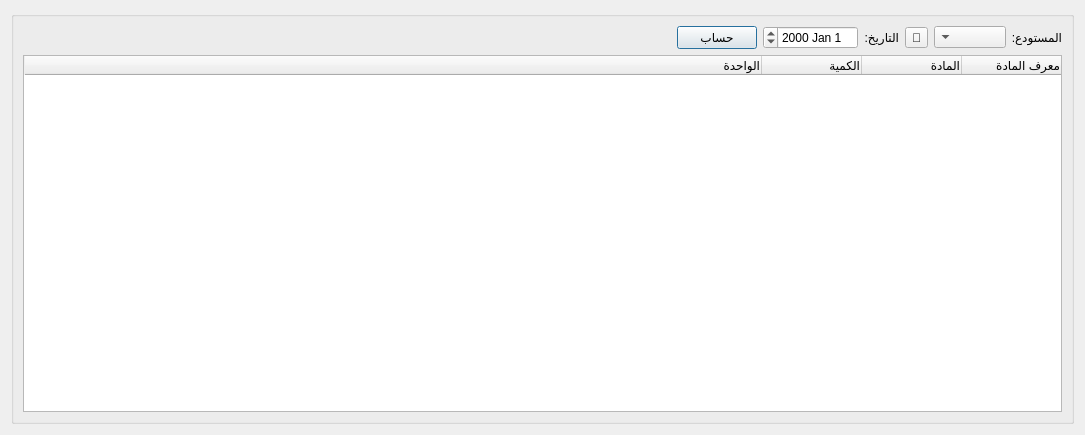
<?xml version="1.0" encoding="UTF-8"?>
<ui version="4.0">
 <class>InventoryReport</class>
 <widget class="QDialog" name="InventoryReport">
  <property name="windowModality">
   <enum>Qt::WindowModal</enum>
  </property>
  <property name="geometry">
   <rect>
    <x>0</x>
    <y>0</y>
    <width>1085</width>
    <height>435</height>
   </rect>
  </property>
  <property name="minimumSize">
   <size>
    <width>0</width>
    <height>400</height>
   </size>
  </property>
  <property name="windowTitle">
   <string>تقرير جرد</string>
  </property>
  <property name="layoutDirection">
   <enum>Qt::RightToLeft</enum>
  </property>
  <property name="modal">
   <bool>true</bool>
  </property>
  <layout class="QGridLayout" name="gridLayout_2">
   <item row="0" column="0">
    <widget class="QGroupBox" name="groupBox_3">
     <property name="maximumSize">
      <size>
       <width>16777215</width>
       <height>16777215</height>
      </size>
     </property>
     <property name="title">
      <string/>
     </property>
     <layout class="QGridLayout" name="gridLayout">
      <item row="0" column="0">
       <widget class="QLabel" name="label_3">
        <property name="maximumSize">
         <size>
          <width>50</width>
          <height>16777215</height>
         </size>
        </property>
        <property name="text">
         <string>المستودع:</string>
        </property>
       </widget>
      </item>
      <item row="0" column="5">
       <widget class="QPushButton" name="calculate_btn">
        <property name="maximumSize">
         <size>
          <width>100</width>
          <height>16777215</height>
         </size>
        </property>
        <property name="text">
         <string>حساب</string>
        </property>
       </widget>
      </item>
      <item row="0" column="3">
       <widget class="QLabel" name="label_5">
        <property name="maximumSize">
         <size>
          <width>60</width>
          <height>16777215</height>
         </size>
        </property>
        <property name="text">
         <string>التاريخ:</string>
        </property>
       </widget>
      </item>
      <item row="0" column="6">
       <spacer name="horizontalSpacer">
        <property name="orientation">
         <enum>Qt::Horizontal</enum>
        </property>
        <property name="sizeHint" stdset="0">
         <size>
          <width>40</width>
          <height>20</height>
         </size>
        </property>
       </spacer>
      </item>
      <item row="0" column="4">
       <widget class="QDateEdit" name="to_date_input"/>
      </item>
      <item row="0" column="2">
       <widget class="QToolButton" name="select_warehouse_btn">
        <property name="text">
         <string>🔎</string>
        </property>
       </widget>
      </item>
      <item row="1" column="0" colspan="7">
       <widget class="QTableWidget" name="results_table">
        <attribute name="horizontalHeaderStretchLastSection">
         <bool>true</bool>
        </attribute>
        <column>
         <property name="text">
          <string>معرف المادة</string>
         </property>
         <property name="textAlignment">
          <set>AlignTrailing|AlignVCenter</set>
         </property>
        </column>
        <column>
         <property name="text">
          <string>المادة</string>
         </property>
         <property name="textAlignment">
          <set>AlignTrailing|AlignVCenter</set>
         </property>
        </column>
        <column>
         <property name="text">
          <string>الكمية</string>
         </property>
         <property name="textAlignment">
          <set>AlignTrailing|AlignVCenter</set>
         </property>
        </column>
        <column>
         <property name="text">
          <string>الواحدة</string>
         </property>
         <property name="textAlignment">
          <set>AlignTrailing|AlignVCenter</set>
         </property>
        </column>
       </widget>
      </item>
      <item row="0" column="1">
       <widget class="QComboBox" name="warehouse_combobox"/>
      </item>
     </layout>
    </widget>
   </item>
  </layout>
 </widget>
 <resources/>
 <connections/>
</ui>
